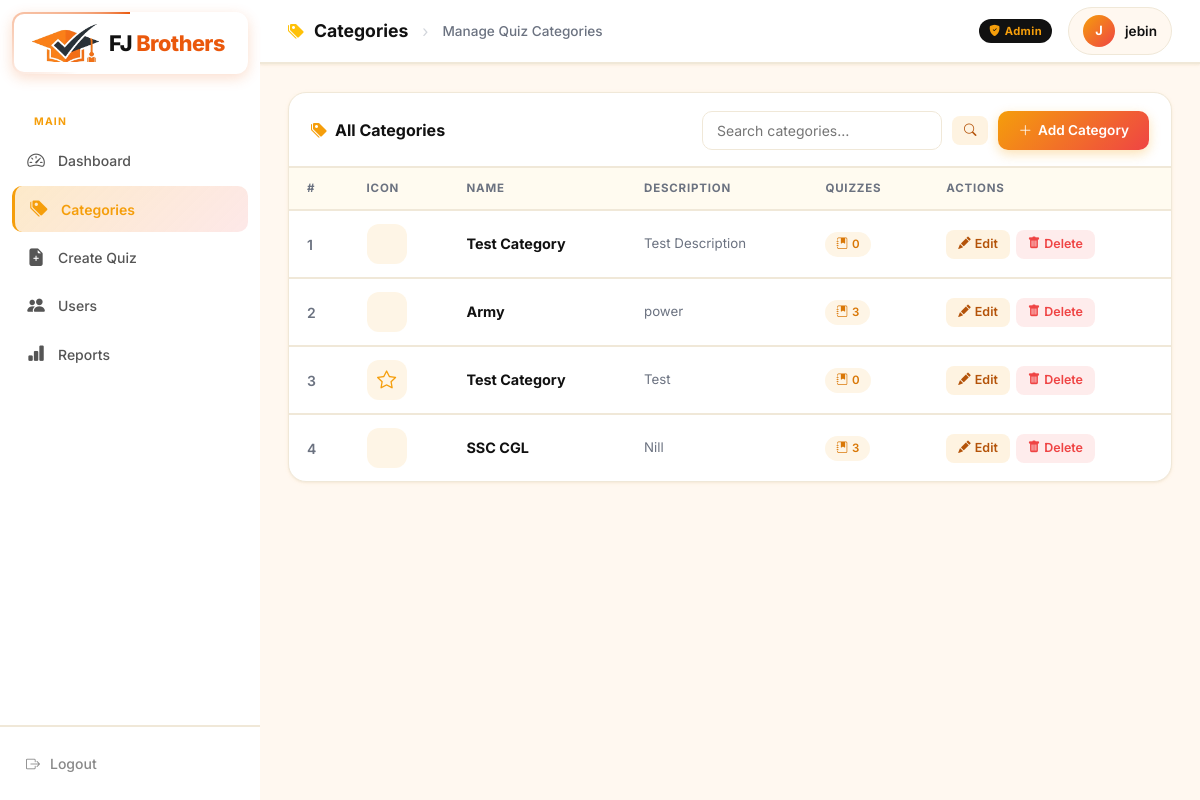
The page /admin-dashboard/categories/ (signed in) on the database its author committed.
### quiz/models.py (models this page shows, shortened)
class Category(models.Model):
    name = models.CharField(max_length=255)
    description = models.TextField(blank=True)
    icon = models.CharField(max_length=100, default='fa-graduation-cap', help_text="FontAwesome icon class name")
    class Meta:
        verbose_name_plural = "Categories"
        ordering = ['name']

### quiz/views.py (the view)
# urls.py: path('admin-dashboard/categories/', views.admin_categories_list, name='admin_categories_list'),
@user_passes_test(is_admin)
def admin_categories_list(request):
    categories = Category.objects.annotate(num_quizzes=Count('quizzes'))
    search_query = request.GET.get('search', '')
    if search_query:
        categories = categories.filter(name__icontains=search_query)
    return render(request, 'quiz/admin_categories_list.html', {'categories': categories, 'search_query': search_query})

### quiz/views.py (called while the page is built)
def is_admin(user):
    return user.is_authenticated and (user.is_staff or user.is_superuser)

### quiz/templates/quiz/admin_categories_list.html (shortened to what this page needs)
{% load static %}
<!DOCTYPE html>
<html lang="en">
<head>
  <link href="https://cdn.jsdelivr.net/npm/bootstrap@5.3.2/dist/css/bootstrap.min.css" rel="stylesheet">
  <link rel="stylesheet" href="https://cdn.jsdelivr.net/npm/bootstrap-icons@1.11.3/font/bootstrap-icons.min.css">
</head>
<body>
  <aside class="sidebar">
    <div class="sidebar-brand animated-brand-border" style="padding: 12px 20px; display: flex; align-items: center; gap: 10px;  border-radius: 12px; margin: 12px; background: #fff;">
      <img src="{% static 'quiz/images/logo_icon.png' %}" alt="FJ Brothers Icon" style="height: 38px; width: auto; object-fit: contain;">
      <div style="font-size: 1.35rem; font-weight: 800; color: var(--black); letter-spacing: -0.5px;">FJ <span style="color: var(--orange, #ea580c);">Brothers</span></div>
    </div>
    <nav class="sidebar-nav">
      <div class="sidebar-section-label">Main</div>
      <a href="{% url 'quiz:admin_dashboard' %}">
        <i class="bi bi-speedometer2"></i> <span>Dashboard</span>
      </a>
      <a href="{% url 'quiz:admin_categories_list' %}" class="active">
        <i class="bi bi-tags-fill"></i> <span>Categories</span>
      </a>
      <a href="{% url 'quiz:admin_add_quiz' %}">
        <i class="bi bi-file-earmark-plus-fill"></i> <span>Create Quiz</span>
      </a>
      <a href="{% url 'quiz:admin_users_list' %}">
        <i class="bi bi-people-fill"></i> <span>Users</span>
      </a>
      <a href="{% url 'quiz:admin_reports' %}">
        <i class="bi bi-bar-chart-fill"></i> <span>Reports</span>
      </a>
    </nav>
    <div class="sidebar-footer">
      <a href="{% url 'quiz:logout' %}">
        <i class="bi bi-box-arrow-right"></i> <span>Logout</span>
      </a>
    </div>
  </aside>
  <div class="main-wrapper">
    <header class="topbar">
      <div class="topbar-left">
        <i class="bi bi-tags-fill text-warning"></i>
        <h4>Categories</h4>
        <span style="margin:0 4px;color:#d1d5db;">›</span>
        <span style="font-size:.85rem;color:var(--text-muted);font-weight:500;">Manage Quiz Categories</span>
      </div>
      <div class="topbar-right">
        <span class="topbar-badge"><i class="bi bi-shield-fill-check me-1"></i>Admin</span>
        <div class="topbar-admin">
          <div class="avatar">{{ request.user.username|first|upper }}</div>
          <span>{{ request.user.username }}</span>
        </div>
      </div>
    </header>
    <main class="content-area">
      <div class="section-card">
        <div class="section-card-header">
          <h5><i class="bi bi-tags-fill"></i> All Categories</h5>
          <div style="display:flex;gap:10px;align-items:center;flex-wrap:wrap;">
            <form method="get" class="search-bar">
              <input type="text" name="search" placeholder="Search categories…" value="{{ search_query }}" id="cat-search-input">
              <button type="submit" class="tbl-action-btn btn-edit" id="btn-cat-search"><i class="bi bi-search"></i></button>
            </form>
            <a href="{% url 'quiz:admin_add_category' %}" class="btn-primary-cta" id="btn-add-category">
              <i class="bi bi-plus-lg"></i> Add Category
            </a>
          </div>
        </div>
        <div>
          {% if categories %}
          <table class="dash-table">
            <thead>
              <tr>
                <th>#</th>
                <th>Icon</th>
                <th>Name</th>
                <th>Description</th>
                <th>Quizzes</th>
                <th>Actions</th>
              </tr>
            </thead>
            <tbody>
              {% for cat in categories %}
              <tr>
                <td style="color:var(--text-muted);font-weight:600;">{{ forloop.counter }}</td>
                <td>
                  <div class="icon-preview">
                    <i class="fa-solid {{ cat.icon }}"></i>
                  </div>
                </td>
                <td>
                  <div style="font-weight:700;font-size:.9rem;">{{ cat.name }}</div>
                </td>
                <td style="max-width:280px;color:var(--text-muted);font-size:.83rem;">
                  {{ cat.description|default:"—"|truncatechars:70 }}
                </td>
                <td>
                  <span class="badge-pill badge-count">
                    <i class="bi bi-journal-bookmark-fill"></i> {{ cat.num_quizzes }}
                  </span>
                </td>
                <td>
                  <div style="display:flex;gap:6px;flex-wrap:wrap;">
                    <a href="{% url 'quiz:admin_edit_category' cat.id %}" class="tbl-action-btn btn-edit" id="btn-edit-cat-{{ cat.id }}">
                      <i class="bi bi-pencil-fill"></i> Edit
                    </a>
                    <form method="post" action="{% url 'quiz:admin_delete_category' cat.id %}" style="display:inline;" onsubmit="return confirm('Delete category \'{{ cat.name }}\'? This cannot be undone.');">
                      <button type="submit" class="tbl-action-btn btn-del" id="btn-del-cat-{{ cat.id }}">
                        <i class="bi bi-trash-fill"></i> Delete
                      </button>
                    </form>
                  </div>
                </td>
              </tr>
              {% endfor %}
            </tbody>
          </table>
          {% else %}
          <div class="empty-state">
            <i class="bi bi-tags"></i>
            <p>No categories found. <a href="{% url 'quiz:admin_add_category' %}" style="color:var(--accent);">Create your first category →</a></p>
          </div>
          {% endif %}
        </div>
      </div>
    </main>
  </div>
</body>
</html>

### rows shown on the page
Category: name "Test Category", description "Test Description", num_quizzes "0"
Category: name "Army", description "power", num_quizzes "3"
Category: name "Test Category", description "Test", num_quizzes "0"
Category: name "SSC CGL", description "Nill", num_quizzes "3"

### other values the page prints
{{ request.user.username|first|upper }} "J"
{{ request.user.username }} "jebin"
